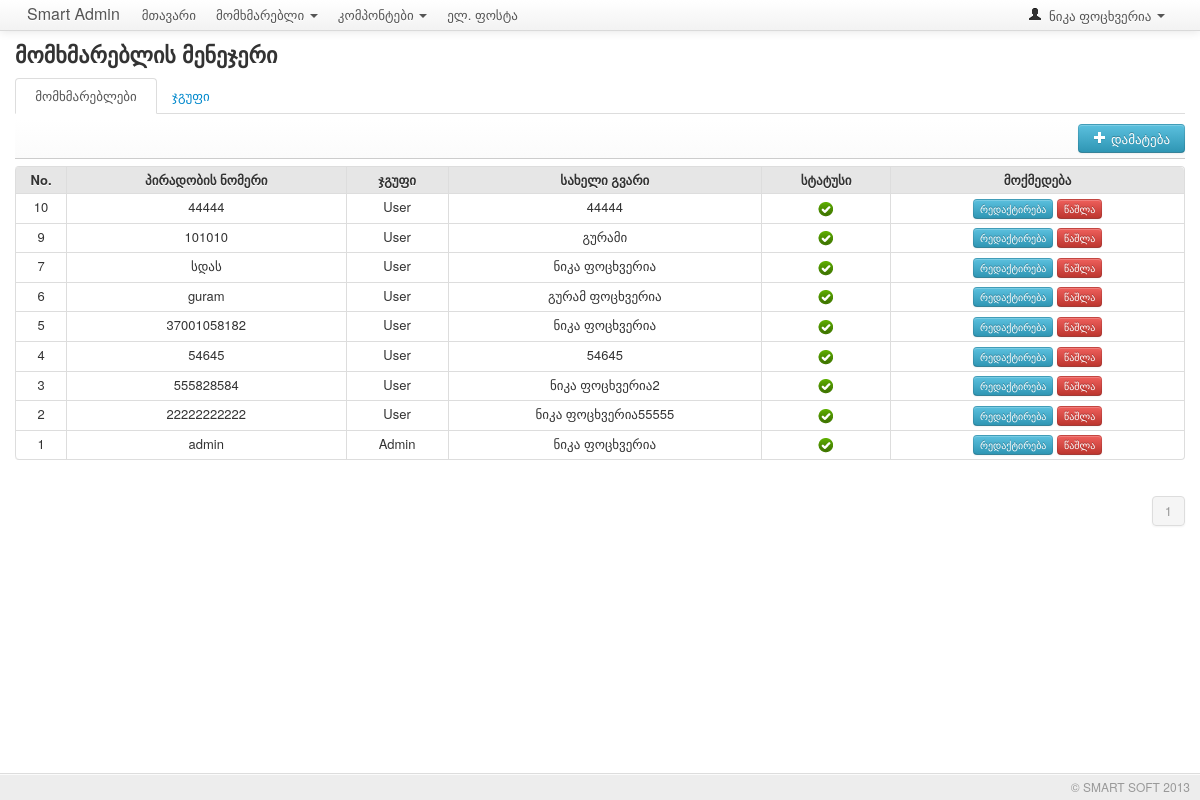
Screenshot of /user/user.php?page=1 (signed in) with the database file from the repository.
### tables this page shows
CREATE TABLE IF NOT EXISTS `momxmareblebi` (
  `ID` int(11) NOT NULL AUTO_INCREMENT,
  `login` text NOT NULL,
  `password` text NOT NULL,
  `mail` text NOT NULL,
  `saxeli` text NOT NULL,
  `status` tinyint(1) NOT NULL DEFAULT '1',
  `jgufi` int(11) NOT NULL DEFAULT '1',
  `mowmobisnomeri` text NOT NULL,
  `xarisxi` text NOT NULL,
  `moqalaqeoba` text NOT NULL,
  `dabadeba` text NOT NULL,
  PRIMARY KEY (`ID`),
  UNIQUE KEY `ID` (`ID`)
);

### user/userclass.php (called while the page is built, shortened)
<?php class Momxmarebeli
{
  public function __construct( $data=array() )
  {
    if ( isset( $data['ID'] ) )       $this->ID = (int)  $data['ID'];
    if ( isset( $data['login'] ) )       $this->login =   $data['login'];
    if ( isset( $data['saxeli'] ) )   $this->saxeli =    $data['saxeli'];
 	if ( isset( $data['status'] )) $this->status = $data['status'];
	if ( isset( $data['jgufi'] ))      $this->jgufi =      $data['jgufi'];
  }
  public static function GetMomxmareblebi( $gverdi )
  {
    $conn = new PDO( DB_DSN, DB_USERNAME, DB_PASSWORD );
	   $sql1 = "SET NAMES 'utf8'";
	   $st1 = $conn->prepare( $sql1 );
	   $st1->execute();
	 $sql = "SELECT * FROM  momxmareblebi ORDER BY id DESC LIMIT  $gverdi,30" ;
	 $st = $conn->prepare($sql);
    $st->execute();
    $list = array();
    while ( $row = $st->fetch() ) {
      $article = new Momxmarebeli( $row );
      $list[] = $article;
   }
	  $sql1 = "SELECT COUNT(*) FROM momxmareblebi ";
    $totalRows = $conn->query( $sql1 )->fetch();
    return ( array ("shedegi" => $list, "totalRows" => $totalRows[0] ) );
  }
}
?>

### user/user.php (the view, shortened to what this page needs)
<?php require( "../config.php" );
require_once('userclass.php');
if (isset($_GET["page"]))
{ $p = $_GET["page"]; }
  $results = array();
  $startfr =(int)  ($p-1) * 30;
   $data = Momxmarebeli::GetMomxmareblebi( $startfr);
  $totali = $data['totalRows'];
  $results['articles'] = $data['shedegi'];
   if ( $totali < 30 )
   {
     $total_pages = 1 ;
   }
   else
   {
     $total_pages = ceil($totali / 30);
   }
   $pages = $p;
  include "../footer_header_en/header.php" ?>
      <div class="container">
		<h2>მომხმარებლის მენეჯერი</h2>
        <ul class="nav nav-tabs" id="auth_tab" style="margin-bottom: 0px;">
                    <li class="active"><a href="user.php?page=1&redaktireba=1"> &nbsp; მომხმარებლები &nbsp; </a></li>
            <li><a href="group.php">ჯგუფი</a></li>
                  </ul>
            </div>
<div style="height: 52px;">
    <div data-spy="affix" data-offset-top="90" style="
         top: 24px;
         width: 100%;
         padding-top:5px;
         padding-bottom:5px;
         z-index: 100;">
        <div class="container" style="border-bottom: 1px solid #CCC; padding-bottom:5px;padding-top:5px;
        	background: #FBFBFB;
       		background-image: linear-gradient(to bottom, #FFFFFF, #FBFBFB);">
            <div style="text-align:right;width:100%;">
                <a type="button" class="btn btn-info" href="add-user.php"> <i class="icon-plus icon-white"></i> დამატება</a>
            </div>
        </div>
    </div>
    </div>
    <div class="container">
    <div class=''>
                <form method="post" action="?xtype=index" id="table" class="form-horizontal">
           <div style="overflow: auto;">
                <table class="table table-bordered table-hover list table-condensed">
                    <thead>
                        <tr>
                  <th style="cursor:default;  text-align:center; color:#333333;text-shadow: 0 1px 0 #FFFFFF;  background-color: #e6e6e6;
                                        width:40px;
                                        ">
                                        No.                                    </th>
      <th   style="cursor:pointer; text-align:center; color:#333333;text-shadow: 0 1px 0 #FFFFFF;  background-color: #e6e6e6;"> პირადობის ნომერი<i class="arrow asc"></i>
                                                                            </th>
           <th   style="cursor:pointer; text-align:center; color:#333333;text-shadow: 0 1px 0 #FFFFFF;  background-color: #e6e6e6;   "> ჯგუფი </th>
      <th style="cursor:pointer; text-align:center; color:#333333;text-shadow: 0 1px 0 #FFFFFF;  background-color: #e6e6e6;">სახელი გვარი</th>
        <th  style="cursor:pointer; text-align:center; color:#333333;text-shadow: 0 1px 0 #FFFFFF;  background-color: #e6e6e6;    ">     სტატუსი  </th>
        <th style="cursor:default;  text-align:center; color:#333333;text-shadow: 0 1px 0 #FFFFFF;  background-color: #e6e6e6;  ">მოქმედება</th>
                                                                                    </tr>
                    </thead>
                    <tbody>
<?php foreach (  $results['articles'] as $statiafor ) { ?>
                                                                                    <tr>
                                                                            <td style="text-align:center;">
                                                                                            <?php echo $statiafor->ID?>                                                                                     </td>
                                                                            <td style="text-align:center;">
                                                                                             <?php echo $statiafor->login?>                                                                                     </td>
                                                                            <td style="text-align:center;">
                                                                                              <?php
							 	if (  $statiafor->jgufi == 1 )
								{
								 echo "Admin";
								}
								if ($statiafor->jgufi == 3 )
								{
								 echo "User";
								}
								?>
							                                                                 </td>
                                                                            <td style="text-align:center;">
                                                                                             <?php echo $statiafor->saxeli?>                                                                                 </td>
                                                                            <td style="text-align:center;">
                                                                                             <?php
																			if($statiafor->status == 1)
																			{
																			  echo '<img src="../public/media/css/tick.png" alt="Active" />';
																			} else
																			{
																			 echo '<img src="../public/media/css/publish_x.png" alt="Unactive" />';
																			}
																			?>                                                                                    </td>
                                                                            <td style="text-align:center;">
                                                                                             <a href="reduserhelp.php?ID=<?php echo $statiafor->ID?>" type="button" class="btn btn-mini btn-info">რედაქტირება</a>
																							 <a href="reduserhelp.php?DEL=<?php echo $statiafor->ID?>"type="button" class="btn btn-mini btn-danger">წაშლა</a>                                                                                    </td>
                                                                    </tr>
																	<?php } ?>
                                                                        </tbody>
                </table>
            </div>
       </form>
<div class="pagination pagination-right">
    <ul>
<?php
for ($i=1; $i <= $total_pages; $i++)
{
       if( $pages == $i)
	   {
		  echo "<li class='active'> <a href='#'>".$i."</a></li>";
	    } else
		{
	     echo "<li><a href='user.php?page=".$i."' >".$i."</a></li>";
	   }
};
?>
                            </ul>
</div>
    </div>
  </div>
<?php include "../footer_header_en/footer.php" ?>

### rows the page displays
momxmareblebi: ID "10", login "44444", jgufi "User", saxeli "44444", status 1 (drawn)
momxmareblebi: ID "9", login "101010", jgufi "User", saxeli "გურამი", status 1 (drawn)
momxmareblebi: ID "7", login "სდას", jgufi "User", saxeli "ნიკა ფოცხვერია", status 1 (drawn)
momxmareblebi: ID "6", login "guram", jgufi "User", saxeli "გურამ ფოცხვერია", status 1 (drawn)
momxmareblebi: ID "5", login "37001058182", jgufi "User", saxeli "ნიკა ფოცხვერია", status 1 (drawn)
momxmareblebi: ID "4", login "54645", jgufi "User", saxeli "54645", status 1 (drawn)
momxmareblebi: ID "3", login "555828584", jgufi "User", saxeli "ნიკა ფოცხვერია2", status 1 (drawn)
momxmareblebi: ID "2", login "22222222222", jgufi "User", saxeli "ნიკა ფოცხვერია55555", status 1 (drawn)
momxmareblebi: ID "1", login "admin", jgufi "Admin", saxeli "ნიკა ფოცხვერია", status 1 (drawn)

### other values shown
$_SESSION['saxeli'] "ნიკა ფოცხვერია"
